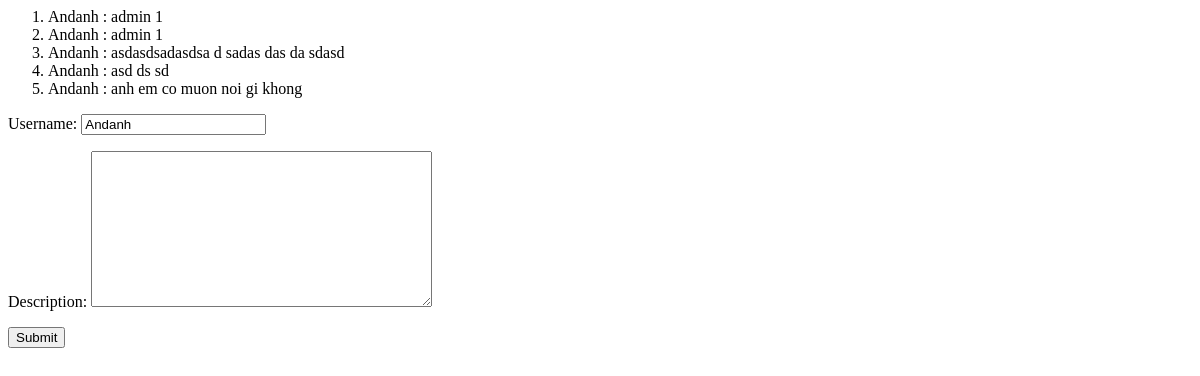
Page /test-post/comment on the earlier database version.
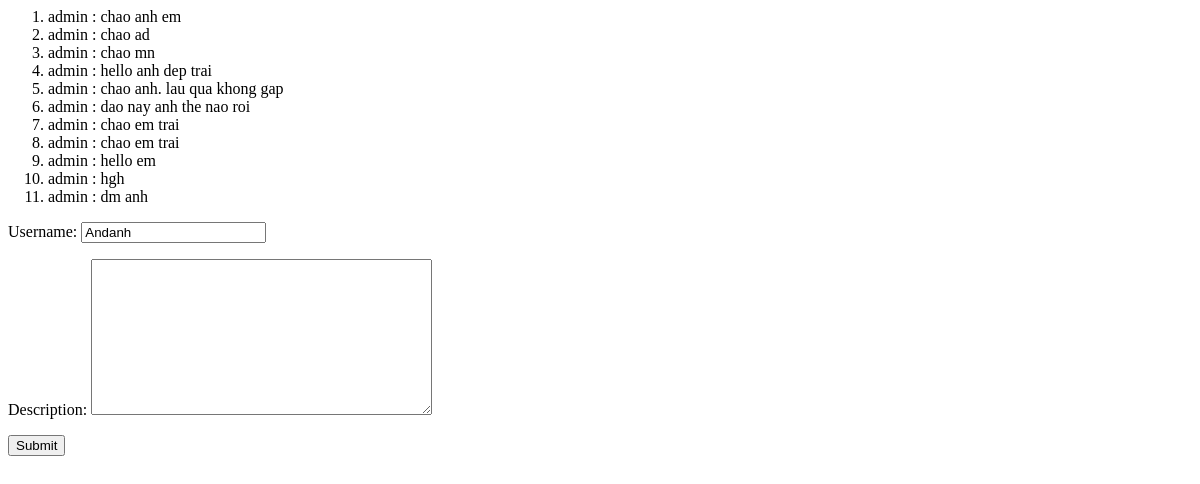
Same page on the later database version.
### comment/models.py (models this page shows, shortened)
class Comment(models.Model):
    username = models.CharField(max_length=64,null=False, blank=False, default="Andanh")
    description = models.TextField(max_length=500,)
    commented_at = models.DateTimeField(auto_now_add=True)
    post = models.ForeignKey(Post, on_delete=models.CASCADE)

### comment/views.py (the view)
# urls.py: path('<slug>/comment', commentList, name='comment-list'),
def commentList(request, slug):
    post = Post.objects.get(slug=slug)
    comments = Comment.objects.filter(post=post)
    return render(request, 'comment/comment-list.html', {
        'comments': comments,
        'form': CommentForm()
    })

### comment/forms.py
class CommentForm(forms.ModelForm):
    class Meta:
        model = Comment
        fields = ['username', 'description']

### comment/templates/comment/comment-list.html
<ol>
{% for comment in comments %}
    <li>{{comment.username}} : {{comment.description}}</li>
{% endfor %}
</ol>
{% include 'comment/comment-create.html' %}

Differences in the rows shown:
removed Comment: username "Andanh", description "admin 1"
removed Comment: username "Andanh", description "admin 1"
removed Comment: username "Andanh", description "asdasdsadasdsa d sadas das da sdasd"
removed Comment: username "Andanh", description "asd ds sd"
removed Comment: username "Andanh", description "anh em co muon noi gi khong"
added Comment: username "admin", description "chao anh em"
added Comment: username "admin", description "chao ad"
added Comment: username "admin", description "chao mn"
added Comment: username "admin", description "hello anh dep trai"
added Comment: username "admin", description "chao anh. lau qua khong gap"
added Comment: username "admin", description "dao nay anh the nao roi"
added Comment: username "admin", description "chao em trai"
added Comment: username "admin", description "chao em trai"
added Comment: username "admin", description "hello em"
added Comment: username "admin", description "hgh"
added Comment: username "admin", description "dm anh"
